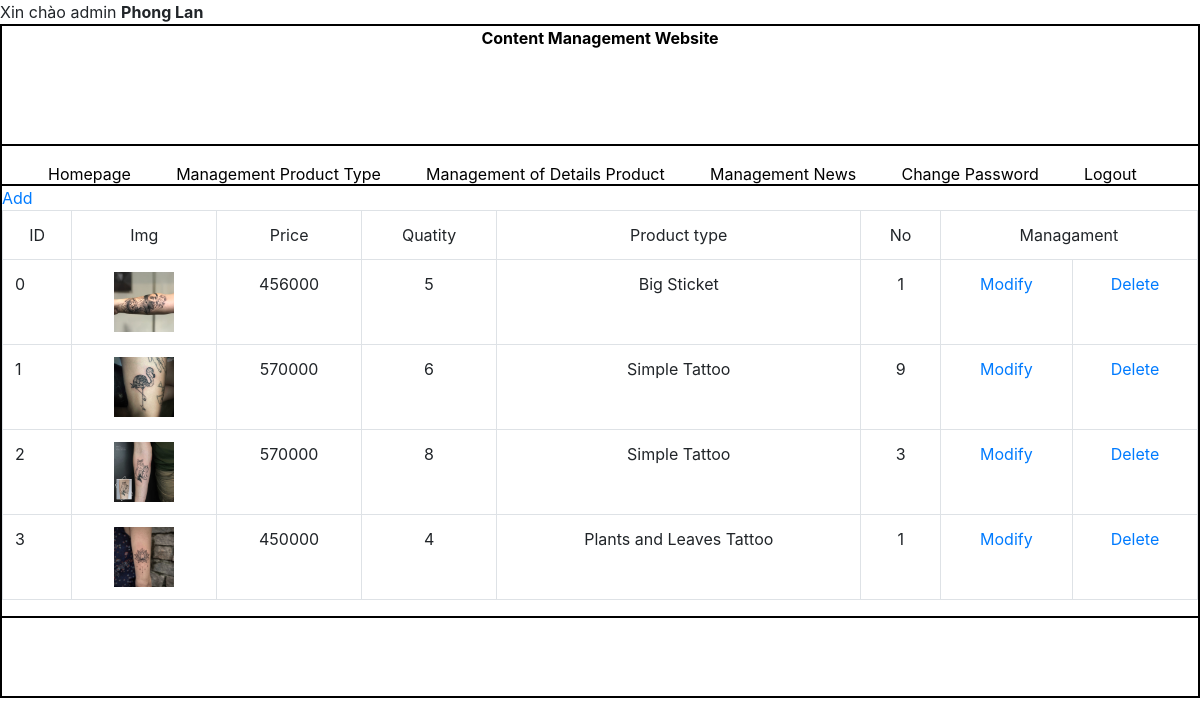
Page /admincp/index.php?management=managementofdetailsproduct (signed in) on the committed database.
### tables this page shows
CREATE TABLE `detailsproduct` (
  `id_product` int(11) NOT NULL,
  `img` varchar(255) NOT NULL,
  `price` int(11) NOT NULL,
  `soluong` int(11) NOT NULL,
  `description` longtext NOT NULL,
  `id_producttype` varchar(100) NOT NULL,
  `no` int(100) NOT NULL
);

CREATE TABLE `producttype` (
  `id_producttype` int(11) NOT NULL,
  `producttypename` varchar(255) NOT NULL,
  `no` int(100) NOT NULL
);

### admincp/modules/managementofdetailsproduct/main.php (called while the page is built)
<?php
	include('modules/managementofdetailsproduct/listed.php');
?>

### admincp/modules/managementofdetailsproduct/listed.php (the view)
<?php
	$conn=mysqli_connect($localhostname,$accoutname,$pass,$database);
	$sql="select * from producttype,detailsproduct where producttype.id_producttype= detailsproduct.id_producttype  order by detailsproduct.id_product desc";
	$run=mysqli_query($conn,$sql);
?>
<form action="modules/managementofdetailsproduct/handle.php?id=<?php echo $row['id_product'] ?>" method="post" enctype="multipart/form-data">
<table class="table table-bordered table-hover" border="1" >
	<tr><a href="modules/managementofdetailsproduct/add.php">Add</a></tr>
  <tr>
    <td><div align="center">ID</div></td>
    <td><div align="center">Img</div></td>
    <td><div align="center">Price</div></td>
    <td><div align="center">Quatity</div></td>
    <td><div align="center">Product type</div></td>
    <td><div align="center">No</div></td>
    <td colspan="2"><div align="center">Managament</div></td>
  </tr>
<?php
	$i=0;
	while($row=mysqli_fetch_array($run)){
?>
  <tr>
    <td><?php echo $i; ?></td>
    <td><div align="center"><img src="modules/managementofdetailsproduct/uploads/<?php echo $row['img'] ?>" width="60" height="60" ></div></td>
    <td><div align="center"><?php echo $row['price']; ?></div></td>
    <td><div align="center"><?php echo $row['soluong']; ?></div></td>
    <td><div align="center"><?php echo $row['producttypename']; ?></div></td>
    <td><div align="center"><?php echo $row['no']; ?></div></td>
    <td><div align="center"><a href="modules/managementofdetailsproduct/modify.php?id=<?php echo $row['id_product'] ?>" >Modify</a></div></td>
    <td><div align="center"><a onclick="return window.confirm('Are you sure you want to delete?');" href="modules/managementofdetailsproduct/handle.php?id=<?php echo $row['id_product'] ?>">Delete</a></div></td>
  </tr>
<?php
  	$i++;
	}
?>
</table>
</form>

### admincp/style/cssadmin.css (style rules this page uses)
.table { border-collapse:collapse; }
* { padding: 0; margin: 0; }

### rows in the picture
detailsproduct: img (picture), price "456000", soluong "5", id_producttype.producttypename "Big Sticket", no "1"
detailsproduct: img (picture), price "570000", soluong "6", id_producttype.producttypename "Simple Tattoo", no "9"
detailsproduct: img (picture), price "570000", soluong "8", id_producttype.producttypename "Simple Tattoo", no "3"
detailsproduct: img (picture), price "450000", soluong "4", id_producttype.producttypename "Plants and Leaves Tattoo", no "1"

### other values in the picture
$_SESSION['loginadmin'] "Phong Lan"
